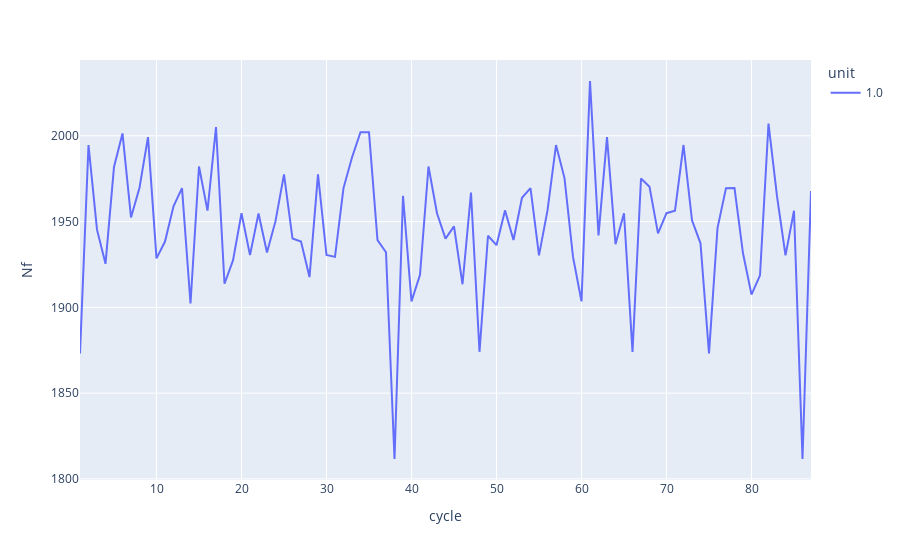

The notebook cell saved with this chart:
### Code cell
fig = px.line(df_Xs_mean[df_Xs_mean['unit'] == 1.0], x='cycle', y='Nf', color='unit')
fig.show()
